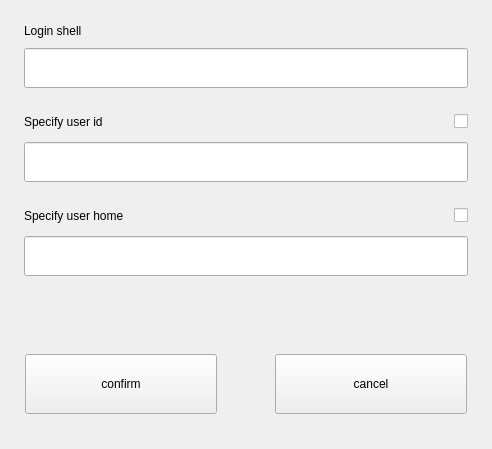
<?xml version="1.0" encoding="UTF-8"?>
<ui version="4.0">
 <class>AdvanceSettings</class>
 <widget class="QWidget" name="AdvanceSettings">
  <property name="geometry">
   <rect>
    <x>0</x>
    <y>0</y>
    <width>492</width>
    <height>449</height>
   </rect>
  </property>
  <property name="windowTitle">
   <string>Form</string>
  </property>
  <layout class="QVBoxLayout" name="verticalLayout">
   <property name="spacing">
    <number>0</number>
   </property>
   <property name="leftMargin">
    <number>24</number>
   </property>
   <property name="topMargin">
    <number>0</number>
   </property>
   <property name="rightMargin">
    <number>24</number>
   </property>
   <property name="bottomMargin">
    <number>0</number>
   </property>
   <item>
    <layout class="QHBoxLayout" name="horizontalLayout">
     <property name="spacing">
      <number>0</number>
     </property>
     <property name="topMargin">
      <number>24</number>
     </property>
     <item>
      <widget class="QLabel" name="label_loginShell">
       <property name="text">
        <string>Login shell</string>
       </property>
      </widget>
     </item>
    </layout>
   </item>
   <item>
    <layout class="QHBoxLayout" name="horizontalLayout_2">
     <property name="spacing">
      <number>0</number>
     </property>
     <property name="topMargin">
      <number>10</number>
     </property>
     <item>
      <widget class="QLineEdit" name="edit_loginShell">
       <property name="minimumSize">
        <size>
         <width>0</width>
         <height>40</height>
        </size>
       </property>
       <property name="maximumSize">
        <size>
         <width>16777215</width>
         <height>40</height>
        </size>
       </property>
       <property name="contextMenuPolicy">
        <enum>Qt::NoContextMenu</enum>
       </property>
      </widget>
     </item>
    </layout>
   </item>
   <item>
    <layout class="QHBoxLayout" name="horizontalLayout_3">
     <property name="spacing">
      <number>0</number>
     </property>
     <property name="topMargin">
      <number>24</number>
     </property>
     <item>
      <widget class="QLabel" name="label_specifyUserID">
       <property name="text">
        <string>Specify user id</string>
       </property>
      </widget>
     </item>
     <item>
      <spacer name="horizontalSpacer">
       <property name="orientation">
        <enum>Qt::Horizontal</enum>
       </property>
       <property name="sizeHint" stdset="0">
        <size>
         <width>40</width>
         <height>20</height>
        </size>
       </property>
      </spacer>
     </item>
     <item>
      <widget class="QCheckBox" name="check_specifyUserID">
       <property name="sizePolicy">
        <sizepolicy hsizetype="Fixed" vsizetype="Fixed">
         <horstretch>0</horstretch>
         <verstretch>0</verstretch>
        </sizepolicy>
       </property>
       <property name="text">
        <string/>
       </property>
      </widget>
     </item>
    </layout>
   </item>
   <item>
    <widget class="QWidget" name="widget_editUserID" native="true">
     <layout class="QHBoxLayout" name="horizontalLayout_4">
      <property name="spacing">
       <number>0</number>
      </property>
      <property name="leftMargin">
       <number>0</number>
      </property>
      <property name="topMargin">
       <number>10</number>
      </property>
      <property name="rightMargin">
       <number>0</number>
      </property>
      <property name="bottomMargin">
       <number>0</number>
      </property>
      <item>
       <widget class="QLineEdit" name="edit_userID">
        <property name="minimumSize">
         <size>
          <width>0</width>
          <height>40</height>
         </size>
        </property>
        <property name="maximumSize">
         <size>
          <width>16777215</width>
          <height>40</height>
         </size>
        </property>
        <property name="contextMenuPolicy">
         <enum>Qt::NoContextMenu</enum>
        </property>
       </widget>
      </item>
     </layout>
    </widget>
   </item>
   <item>
    <layout class="QHBoxLayout" name="horizontalLayout_5">
     <property name="spacing">
      <number>0</number>
     </property>
     <property name="topMargin">
      <number>24</number>
     </property>
     <item>
      <widget class="QLabel" name="label_specifyUserHome">
       <property name="text">
        <string>Specify user home</string>
       </property>
      </widget>
     </item>
     <item>
      <spacer name="horizontalSpacer_2">
       <property name="orientation">
        <enum>Qt::Horizontal</enum>
       </property>
       <property name="sizeHint" stdset="0">
        <size>
         <width>40</width>
         <height>20</height>
        </size>
       </property>
      </spacer>
     </item>
     <item>
      <widget class="QCheckBox" name="check_speciyUserHome">
       <property name="sizePolicy">
        <sizepolicy hsizetype="Fixed" vsizetype="Fixed">
         <horstretch>0</horstretch>
         <verstretch>0</verstretch>
        </sizepolicy>
       </property>
       <property name="text">
        <string/>
       </property>
      </widget>
     </item>
    </layout>
   </item>
   <item>
    <layout class="QHBoxLayout" name="horizontalLayout_6">
     <property name="spacing">
      <number>0</number>
     </property>
     <property name="topMargin">
      <number>10</number>
     </property>
     <item>
      <widget class="QLineEdit" name="edit_specifyUserHome">
       <property name="minimumSize">
        <size>
         <width>0</width>
         <height>40</height>
        </size>
       </property>
       <property name="maximumSize">
        <size>
         <width>16777215</width>
         <height>40</height>
        </size>
       </property>
       <property name="contextMenuPolicy">
        <enum>Qt::NoContextMenu</enum>
       </property>
      </widget>
     </item>
    </layout>
   </item>
   <item>
    <spacer name="verticalSpacer">
     <property name="orientation">
      <enum>Qt::Vertical</enum>
     </property>
     <property name="sizeHint" stdset="0">
      <size>
       <width>20</width>
       <height>40</height>
      </size>
     </property>
    </spacer>
   </item>
   <item>
    <layout class="QHBoxLayout" name="horizontalLayout_7">
     <property name="spacing">
      <number>0</number>
     </property>
     <property name="bottomMargin">
      <number>35</number>
     </property>
     <item>
      <spacer name="horizontalSpacer_4">
       <property name="orientation">
        <enum>Qt::Horizontal</enum>
       </property>
       <property name="sizeHint" stdset="0">
        <size>
         <width>40</width>
         <height>20</height>
        </size>
       </property>
      </spacer>
     </item>
     <item>
      <widget class="QPushButton" name="btn_confirm">
       <property name="sizePolicy">
        <sizepolicy hsizetype="Fixed" vsizetype="Fixed">
         <horstretch>0</horstretch>
         <verstretch>0</verstretch>
        </sizepolicy>
       </property>
       <property name="minimumSize">
        <size>
         <width>192</width>
         <height>60</height>
        </size>
       </property>
       <property name="maximumSize">
        <size>
         <width>192</width>
         <height>60</height>
        </size>
       </property>
       <property name="text">
        <string>confirm</string>
       </property>
      </widget>
     </item>
     <item>
      <spacer name="horizontalSpacer_3">
       <property name="orientation">
        <enum>Qt::Horizontal</enum>
       </property>
       <property name="sizeType">
        <enum>QSizePolicy::Fixed</enum>
       </property>
       <property name="sizeHint" stdset="0">
        <size>
         <width>58</width>
         <height>20</height>
        </size>
       </property>
      </spacer>
     </item>
     <item>
      <widget class="QPushButton" name="btn_cancel">
       <property name="sizePolicy">
        <sizepolicy hsizetype="Fixed" vsizetype="Fixed">
         <horstretch>0</horstretch>
         <verstretch>0</verstretch>
        </sizepolicy>
       </property>
       <property name="minimumSize">
        <size>
         <width>192</width>
         <height>60</height>
        </size>
       </property>
       <property name="maximumSize">
        <size>
         <width>192</width>
         <height>60</height>
        </size>
       </property>
       <property name="text">
        <string>cancel</string>
       </property>
      </widget>
     </item>
     <item>
      <spacer name="horizontalSpacer_5">
       <property name="orientation">
        <enum>Qt::Horizontal</enum>
       </property>
       <property name="sizeHint" stdset="0">
        <size>
         <width>40</width>
         <height>20</height>
        </size>
       </property>
      </spacer>
     </item>
    </layout>
   </item>
  </layout>
 </widget>
 <resources/>
 <connections/>
</ui>
